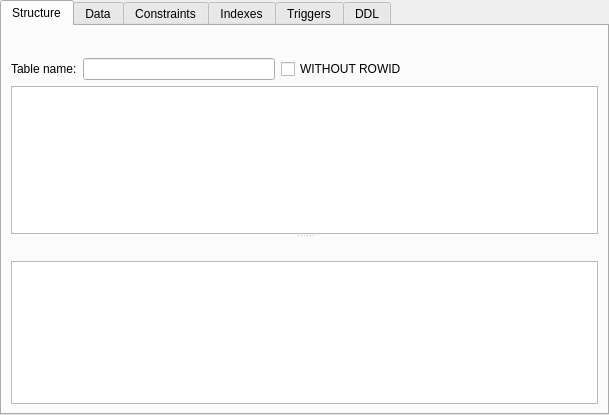
<?xml version="1.0" encoding="UTF-8"?>
<ui version="4.0">
 <class>TableWindow</class>
 <widget class="QWidget" name="TableWindow">
  <property name="geometry">
   <rect>
    <x>0</x>
    <y>0</y>
    <width>609</width>
    <height>415</height>
   </rect>
  </property>
  <property name="windowTitle">
   <string>Form</string>
  </property>
  <layout class="QHBoxLayout" name="horizontalLayout">
   <property name="leftMargin">
    <number>0</number>
   </property>
   <property name="topMargin">
    <number>0</number>
   </property>
   <property name="rightMargin">
    <number>0</number>
   </property>
   <property name="bottomMargin">
    <number>0</number>
   </property>
   <item>
    <widget class="QTabWidget" name="tabWidget">
     <property name="currentIndex">
      <number>0</number>
     </property>
     <widget class="QWidget" name="structureTab">
      <attribute name="title">
       <string>Structure</string>
      </attribute>
      <layout class="QVBoxLayout" name="structureTabLayout">
       <item>
        <widget class="QToolBar" name="structureToolBar"/>
       </item>
       <item>
        <widget class="QWidget" name="structureTopBar" native="true">
         <layout class="QHBoxLayout" name="horizontalLayout_2">
          <property name="leftMargin">
           <number>0</number>
          </property>
          <property name="topMargin">
           <number>0</number>
          </property>
          <property name="rightMargin">
           <number>0</number>
          </property>
          <property name="bottomMargin">
           <number>0</number>
          </property>
          <item>
           <widget class="QLabel" name="tableNameLabel">
            <property name="text">
             <string>Table name:</string>
            </property>
           </widget>
          </item>
          <item>
           <widget class="QLineEdit" name="tableNameEdit">
            <property name="maximumSize">
             <size>
              <width>200</width>
              <height>16777215</height>
             </size>
            </property>
           </widget>
          </item>
          <item>
           <widget class="QCheckBox" name="withoutRowIdCheck">
            <property name="text">
             <string>WITHOUT ROWID</string>
            </property>
           </widget>
          </item>
          <item>
           <spacer name="horizontalSpacer">
            <property name="orientation">
             <enum>Qt::Horizontal</enum>
            </property>
            <property name="sizeHint" stdset="0">
             <size>
              <width>40</width>
              <height>20</height>
             </size>
            </property>
           </spacer>
          </item>
         </layout>
        </widget>
       </item>
       <item>
        <widget class="QSplitter" name="structureSplitter">
         <property name="orientation">
          <enum>Qt::Vertical</enum>
         </property>
         <property name="childrenCollapsible">
          <bool>false</bool>
         </property>
         <widget class="QTableView" name="structureView">
          <property name="dragEnabled">
           <bool>true</bool>
          </property>
          <property name="dragDropOverwriteMode">
           <bool>false</bool>
          </property>
          <property name="dragDropMode">
           <enum>QAbstractItemView::InternalMove</enum>
          </property>
          <property name="alternatingRowColors">
           <bool>true</bool>
          </property>
          <property name="selectionMode">
           <enum>QAbstractItemView::SingleSelection</enum>
          </property>
          <property name="selectionBehavior">
           <enum>QAbstractItemView::SelectRows</enum>
          </property>
          <property name="horizontalScrollMode">
           <enum>QAbstractItemView::ScrollPerPixel</enum>
          </property>
          <attribute name="horizontalHeaderStretchLastSection">
           <bool>true</bool>
          </attribute>
         </widget>
         <widget class="QWidget" name="constraintsWidget" native="true">
          <layout class="QVBoxLayout" name="verticalLayout">
           <property name="leftMargin">
            <number>0</number>
           </property>
           <property name="topMargin">
            <number>0</number>
           </property>
           <property name="rightMargin">
            <number>0</number>
           </property>
           <property name="bottomMargin">
            <number>0</number>
           </property>
           <item>
            <widget class="QToolBar" name="tableConstraintsToolbar"/>
           </item>
           <item>
            <widget class="QTableView" name="tableConstraintsView">
             <property name="dragEnabled">
              <bool>true</bool>
             </property>
             <property name="dragDropOverwriteMode">
              <bool>false</bool>
             </property>
             <property name="dragDropMode">
              <enum>QAbstractItemView::InternalMove</enum>
             </property>
             <property name="alternatingRowColors">
              <bool>true</bool>
             </property>
             <property name="selectionMode">
              <enum>QAbstractItemView::SingleSelection</enum>
             </property>
             <property name="selectionBehavior">
              <enum>QAbstractItemView::SelectRows</enum>
             </property>
             <property name="horizontalScrollMode">
              <enum>QAbstractItemView::ScrollPerPixel</enum>
             </property>
             <attribute name="horizontalHeaderStretchLastSection">
              <bool>true</bool>
             </attribute>
            </widget>
           </item>
          </layout>
         </widget>
        </widget>
       </item>
      </layout>
     </widget>
     <widget class="QWidget" name="dataTab">
      <attribute name="title">
       <string>Data</string>
      </attribute>
      <layout class="QVBoxLayout" name="verticalLayout_5">
       <item>
        <widget class="DataView" name="dataView">
         <property name="tabPosition">
          <enum>QTabWidget::South</enum>
         </property>
         <property name="currentIndex">
          <number>-1</number>
         </property>
        </widget>
       </item>
      </layout>
     </widget>
     <widget class="QWidget" name="constraintsTab">
      <attribute name="title">
       <string>Constraints</string>
      </attribute>
      <layout class="QVBoxLayout" name="verticalLayout_6">
       <item>
        <widget class="QTableView" name="constraintsView">
         <attribute name="horizontalHeaderStretchLastSection">
          <bool>true</bool>
         </attribute>
        </widget>
       </item>
      </layout>
     </widget>
     <widget class="QWidget" name="indexesTab">
      <attribute name="title">
       <string>Indexes</string>
      </attribute>
      <layout class="QVBoxLayout" name="verticalLayout_4">
       <item>
        <widget class="QToolBar" name="indexToolBar"/>
       </item>
       <item>
        <widget class="QTableWidget" name="indexList">
         <property name="editTriggers">
          <set>QAbstractItemView::NoEditTriggers</set>
         </property>
         <property name="alternatingRowColors">
          <bool>true</bool>
         </property>
         <property name="selectionMode">
          <enum>QAbstractItemView::SingleSelection</enum>
         </property>
         <property name="selectionBehavior">
          <enum>QAbstractItemView::SelectRows</enum>
         </property>
         <property name="horizontalScrollMode">
          <enum>QAbstractItemView::ScrollPerPixel</enum>
         </property>
        </widget>
       </item>
      </layout>
     </widget>
     <widget class="QWidget" name="triggersTab">
      <attribute name="title">
       <string>Triggers</string>
      </attribute>
      <layout class="QVBoxLayout" name="verticalLayout_3">
       <item>
        <widget class="QToolBar" name="triggerToolBar"/>
       </item>
       <item>
        <widget class="QTableWidget" name="triggerList">
         <property name="editTriggers">
          <set>QAbstractItemView::NoEditTriggers</set>
         </property>
         <property name="alternatingRowColors">
          <bool>true</bool>
         </property>
         <property name="selectionMode">
          <enum>QAbstractItemView::SingleSelection</enum>
         </property>
         <property name="selectionBehavior">
          <enum>QAbstractItemView::SelectRows</enum>
         </property>
         <property name="horizontalScrollMode">
          <enum>QAbstractItemView::ScrollPerPixel</enum>
         </property>
         <attribute name="horizontalHeaderStretchLastSection">
          <bool>true</bool>
         </attribute>
        </widget>
       </item>
      </layout>
     </widget>
     <widget class="QWidget" name="ddlTab">
      <attribute name="title">
       <string>DDL</string>
      </attribute>
      <layout class="QVBoxLayout" name="verticalLayout_2">
       <item>
        <widget class="SqlView" name="ddlEdit">
         <property name="readOnly">
          <bool>true</bool>
         </property>
        </widget>
       </item>
      </layout>
     </widget>
    </widget>
   </item>
  </layout>
 </widget>
 <customwidgets>
  <customwidget>
   <class>SqlView</class>
   <extends>QPlainTextEdit</extends>
   <header>sqlview.h</header>
  </customwidget>
  <customwidget>
   <class>DataView</class>
   <extends>QTabWidget</extends>
   <header>dataview.h</header>
   <container>1</container>
  </customwidget>
 </customwidgets>
 <resources/>
 <connections/>
</ui>
